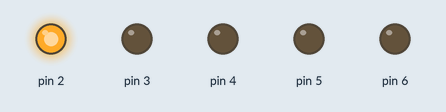
Recording of a sketch running on a simulated Arduino Uno, built with avr-gcc and run on an emulated ATmega328P. On the bench: output pins drawn as LEDs (lit = HIGH).

Above: at 0.12 s.
At 1.12 s:
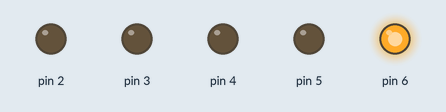
At 1.37 s:
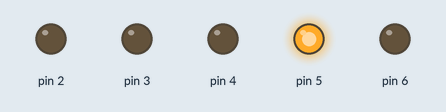
At 2.62 s:
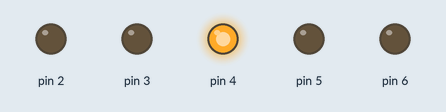
At 4.37 s:
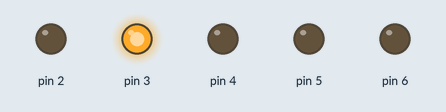
Timing chart, 0 to 4.7 s (numbered marks = the images above):
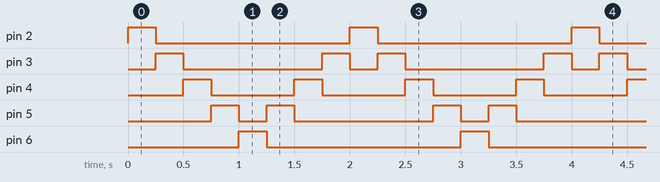

Measured:
- by itself, pin 2, pin 6: alternates HIGH for 0.25 s and LOW for 1.8 s
- by itself, pin 3: repeats every 2.0 s: LOW 1.3 s, HIGH 0.25 s, LOW 0.25 s, HIGH 0.25 s
- by itself, pin 4: alternates HIGH for 0.25 s and LOW for 0.75 s
- by itself, pin 5: repeats every 2.0 s: LOW 0.25 s, HIGH 0.25 s, LOW 1.3 s, HIGH 0.25 s

The sketch:

project_1.ino
```cpp
int d = 250;

void setup() {
  pinMode(2, OUTPUT); // настроить контакты,
  pinMode(3, OUTPUT); // управляющие светодиодами,
  pinMode(4, OUTPUT); // на работу в режиме
  pinMode(5, OUTPUT); // цифровых выходов
  pinMode(6, OUTPUT);
}

void loop() {
  // put your main code here, to run repeatedly:
  digitalWrite(2, HIGH); // Включить светодиод 1
  delay(d); // ждать полсекунды
  digitalWrite(2, LOW); // Выключить светодиод 1
  digitalWrite(3, HIGH); // и повторить то же самое
  delay(d); // для светодиодов со 2-го по 5-й
  digitalWrite(3, LOW);
  digitalWrite(4, HIGH);
  delay(d);
  digitalWrite(4, LOW);
  digitalWrite(5, HIGH);
  delay(d);
  digitalWrite(5, LOW);
  digitalWrite(6, HIGH);
  delay(d);
  digitalWrite(6, LOW);
  digitalWrite(5, HIGH);
  delay(d);
  digitalWrite(5, LOW);
  digitalWrite(4, HIGH);
  delay(d);
  digitalWrite(4, LOW);
  digitalWrite(3, HIGH);
  delay(d);
  digitalWrite(3, LOW);
  // в этой точке функция loop() завершится
  // и будет вызвана снова
}
```
